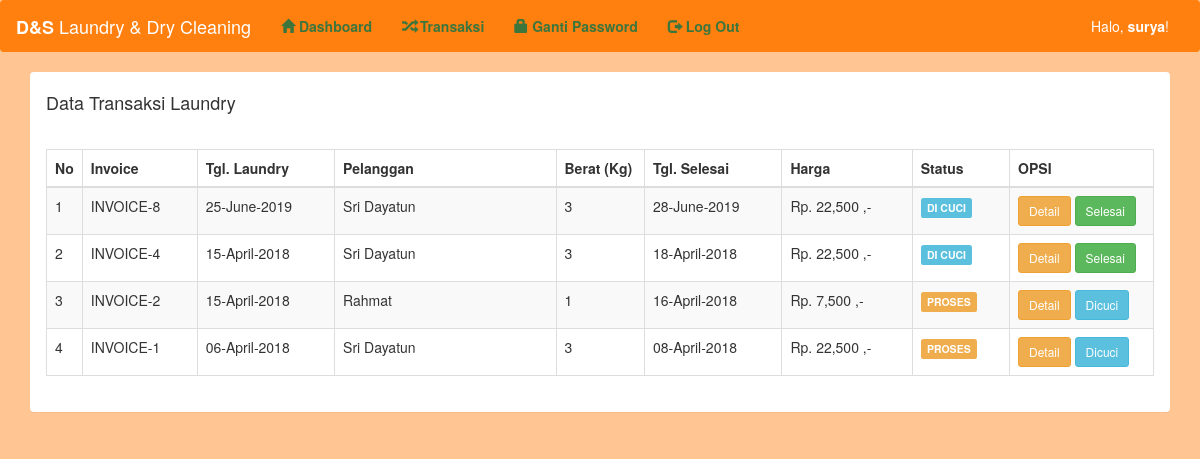
/pencucian/transaksi.php, run on the app's committed database.
### tables this page shows
CREATE TABLE `pelanggan` (
  `pelanggan_id` int(11) NOT NULL,
  `pelanggan_nama` varchar(255) NOT NULL,
  `pelanggan_hp` varchar(255) NOT NULL,
  `pelanggan_alamat` text NOT NULL
);

CREATE TABLE `transaksi` (
  `transaksi_id` int(11) NOT NULL,
  `transaksi_tgl` date NOT NULL,
  `transaksi_pelanggan` int(11) NOT NULL,
  `transaksi_harga` int(11) NOT NULL,
  `transaksi_berat` int(11) NOT NULL,
  `transaksi_tgl_selesai` date NOT NULL,
  `transaksi_status` int(11) NOT NULL
);

### pencucian/transaksi.php (the view)
<?php include 'header2.php'; ?>
<div class="container">
	<div class="panel">
		<div class="panel-heading">
			<h4>Data Transaksi Laundry</h4>
		</div>
		<div class="panel-body">
			<table id="tabel-data" class="table table-striped table-bordered" width="100%" cellspacing="0">
					<thead>
						<tr>
							<th width="1%">No</th>
							<th>Invoice</th>
							<th>Tgl. Laundry</th>
							<th width="20%">Pelanggan</th>
							<th width="8%">Berat (Kg)</th>
							<th>Tgl. Selesai</th>
							<th>Harga</th>
							<th>Status</th>
							<th width="13%">OPSI</th>
						</tr>
					</thead>
					<tbody>
						<?php
						include '../koneksi.php';
						$data = mysqli_query($koneksi,"SELECT * FROM pelanggan A INNER JOIN transaksi B ON A.pelanggan_id = B.transaksi_pelanggan where transaksi_status='0' or transaksi_status='1' order by transaksi_id desc limit 100");
						$no = 1;
						while($d=mysqli_fetch_array($data)){
							?>
							<tr>
								<td><?php echo $no++; ?></td>
								<td>INVOICE-<?php echo $d['transaksi_id']; ?></td>
								<td><?php echo date("d-F-Y",strtotime($d['transaksi_tgl'])); ?></td>
								<td><?php echo $d['pelanggan_nama']; ?></td>
								<td><?php echo $d['transaksi_berat']; ?></td>
								<td><?php echo date("d-F-Y",strtotime($d['transaksi_tgl_selesai'])); ?></td>
								<td><?php echo "Rp. ".number_format($d['transaksi_harga']) ." ,-"; ?></td>
								<td>
									<?php
									if($d['transaksi_status']=="0"){
                                        echo "<div class='label label-warning'>PROSES</div>";
                                    } else if ($d['transaksi_status']=="1"){
                                        echo "<div class='label label-info'>DI CUCI</div>";
                                    }
									?>
								</td>
								<td>
									<a href="transaksi_read.php?id=<?php echo $d['transaksi_id']; ?>" class="btn btn-sm btn-warning">Detail</a>
									<?php
										if($d['transaksi_status']=="0"){?>
											<a href="transaksi_update.php?id=<?php echo $d['transaksi_id']; ?>&status=1" class="btn btn-sm btn-info">Dicuci</a>
									<?php } else if ($d['transaksi_status']=="1"){ ?>
										<a href="transaksi_update.php?id=<?php echo $d['transaksi_id']; ?>&status=2" class="btn btn-sm btn-success">Selesai</a>
									<?php } ?>
								</td>
							</tr>
							<?php
						}
						?>
						</tbody>
					</table>
		</div>
	</div>
</div>
<?php include '../admin/footer.php'; ?>

### pencucian/header2.php (shortened to what this page needs)
<!DOCTYPE html>
<html>
<head>
	<link rel="stylesheet" type="text/css" href="../assets/css/bootstrap.css">
	<link rel="stylesheet" href="../assets/skins/skin-purple.min.css">
	<link rel="stylesheet" href="../assets/css/dataTables.bootstrap.min.css">
</head>
<body style="background: #ffc694">
	<nav class="navbar" style="background-color: #ff7f0f" style="border-radius: 0px">
		<div class="container-fluid">
			<div class="navbar-header">
				<a class="navbar-brand" href="pencucian.php" style="color: #ffffff"><b>D&S</b> Laundry & Dry Cleaning</a>
			</div>
			<div class="collapse navbar-collapse" id="bs-example-navbar-collapse-1">
				<ul class="nav navbar-nav">
					<li class="active"><a href="pencucian.php" class="text-success"><i class="glyphicon glyphicon-home"></i><b> Dashboard</b></a></li>
					<li><a href="transaksi.php" class="text-success"><i class="glyphicon glyphicon-random"></i><b> Transaksi</b></a></li>
					<li><a href="ganti_password.php" class="text-success"><i class="glyphicon glyphicon-lock"></i><b> Ganti Password</b></a></li>
					<li><a href="../logout.php" class="text-success"><i class="glyphicon glyphicon-log-out"></i><b> Log Out</b></a></li>
				</ul>
				<ul class="nav navbar-nav navbar-right">
					<li><p class="navbar-text" style="color: #ffffff">Halo, <b><?php echo $_SESSION['username']; ?></b>!</p></li>
				</ul>
			</div>
		</div>
	</nav>
</body>
</html>

### admin/footer.php (shortened to what this page needs)
</body>
</html>

### data on the page
pelanggan: transaksi.transaksi_id "8", transaksi.transaksi_tgl "25-June-2019", pelanggan_nama "Sri Dayatun", transaksi.transaksi_berat "3", transaksi.transaksi_tgl_selesai "28-June-2019", transaksi.transaksi_harga "22,500", shows "DI CUCI", transaksi.transaksi_id "4", transaksi.transaksi_tgl "15-April-2018", transaksi.transaksi_tgl_selesai "18-April-2018", transaksi.transaksi_id "1", transaksi.transaksi_tgl "06-April-2018", transaksi.transaksi_tgl_selesai "08-April-2018", shows "PROSES"
pelanggan: transaksi.transaksi_id "2", transaksi.transaksi_tgl "15-April-2018", pelanggan_nama "Rahmat", transaksi.transaksi_berat "1", transaksi.transaksi_tgl_selesai "16-April-2018", transaksi.transaksi_harga "7,500", shows "PROSES"

### other printed values
$_SESSION['username'] "surya"
